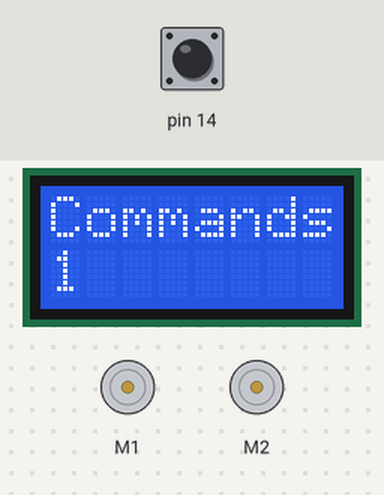
The program below on a simulated Arduino Leonardo, built with avr-gcc and run on an emulated ATmega32U4. On the bench: 8×2 character LCD, 2 × DC motor (green arrow = forward, orange = backward, longer = faster). Inputs (shaded band) come from the test bench; at power-on: pin 14 HIGH. What the program prints to the serial monitor is not drawn.

Above: at 1.2 s.
1.3 s: pin 14 pulled LOW for 0.15 s
At 2.4 s:
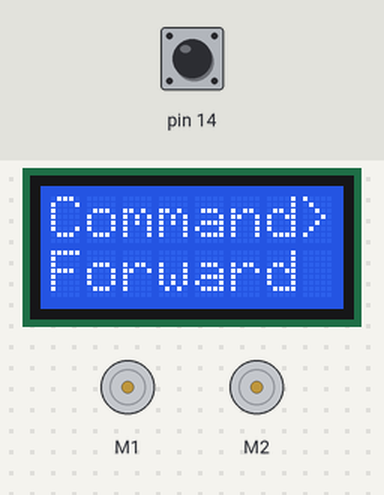
3.0 s: pin 14 pulled LOW for 1 s
At 4.9 s:
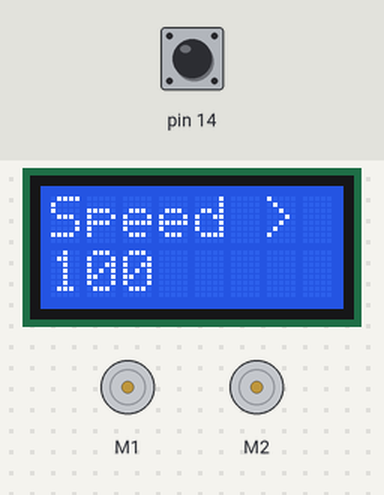
5.5 s: pin 14 pulled LOW for 3.2 s
At 9.6 s:
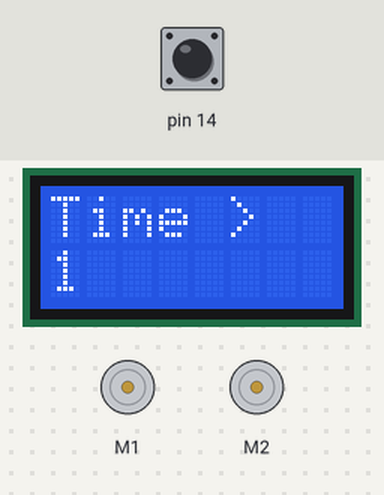
11.7 s: pin 14 pulled LOW for 0.15 s
At 12.4 s:
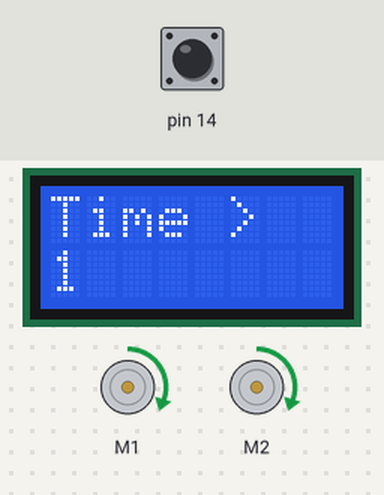
14.7 s: pin 14 pulsed LOW 5 times (0.12 s each, 0.3 s apart)
At 18.3 s:
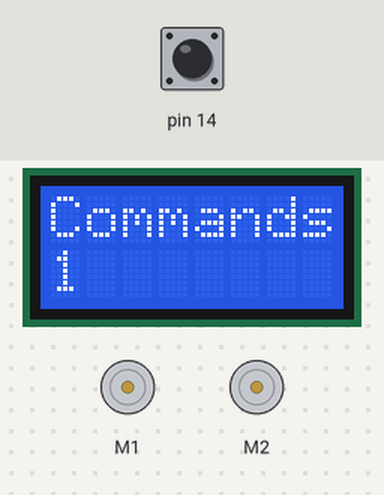
Timing chart, 0 to 18.7 s (numbered marks = the images above; inputs shaded):
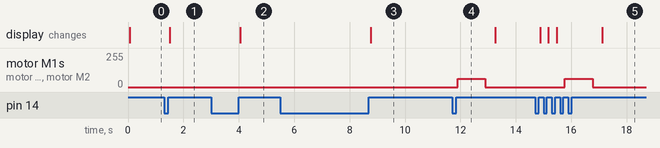

The program:

main.cpp
```cpp
#include <Wire.h>
#include <Zumo32U4.h>


// instanciate the different Zumo classes
Zumo32U4Buzzer buzzer;
Zumo32U4Motors motors;
Zumo32U4LCD lcd;
Zumo32U4Encoders encoders;
Zumo32U4ButtonA buttonA;
Zumo32U4ButtonB buttonB;
Zumo32U4ButtonC buttonC;

int accCountsR = 0;
int commandSelected = 0; // 0 -> F, 1 -> backwards, 2 -> right, 3 -> left
int speedSelected = 100; // A speed between 0 and 400
int timeSelected = 1; // Seconds the command should run
int actualStage = 0; // The current stage of the Rover
int nCommands = 1; //Number of commands
int iterations = 0; //Iterations of stage 1,2 and 3

void readEncoder() {
  accCountsR += encoders.getCountsAndResetRight(); //accCountsR = accCountsR + encoders.getCountsAndResetRight();
}

void beep() {
  buzzer.playNote(NOTE_A(4), 20, 15);
}

void LCD_stage0(int numberOfCommands) {

  String amountOfCommands = String(numberOfCommands);


  if (numberOfCommands > 15 || numberOfCommands < 1) amountOfCommands = "Error";


  lcd.clear();
  lcd.print("Commands");
  lcd.gotoXY(0,1);
  lcd.print(amountOfCommands);
}

void stage0() {

  readEncoder(); //Read encoder to change number of commands

  if (accCountsR > 100) {
          beep();
          nCommands += 1;
          accCountsR -= 100;
          if (commandSelected > 15) commandSelected = 1;
       } else if (accCountsR < -100) {
        beep();
        nCommands -= 1;
        accCountsR += 100;
          if (nCommands < 1) nCommands = 15;
       }
  // Show number of commands on display
  LCD_stage0(nCommands);

  //Move on to the next stage, if a button is pressed
  if (buttonA.isPressed()) {
          actualStage = 1;
          buttonA.waitForRelease();
        }
}

void LCD_stage1(int command) {
  String nameCommand;
  switch (command) {
    case 0:
    nameCommand = "Forward";
    break;

    case 1:
    nameCommand = "Backward";
    break;

    case 2:
    nameCommand = "Right";
    break;

    case 3:
    nameCommand = "Left";
    break;

    default:
    nameCommand = "Error";
  }

  lcd.clear();
  lcd.print("Command>");
  lcd.gotoXY(0,1);
  lcd.print(nameCommand);
}

void stage1() {
      // Stage 1 --> select command

         // read the encoders (function)
        readEncoder();

         // if it's larger or lower than threshold then
            // increment or decrement the selected command
       if (accCountsR > 100) {
          beep();
          commandSelected += 1;
          accCountsR -= 100;
          if (commandSelected > 3) commandSelected = 0;
       } else if (accCountsR < -100) {
        beep();
        commandSelected -= 1;
        accCountsR += 100;
          if (commandSelected < 0) commandSelected = 3;
       }

       Serial.println("Counts: " + String(accCountsR) + "\n" + "Command: " + String(commandSelected));

        //Show it on the screen
            //Title
            //In which command we are
        LCD_stage1(commandSelected);


        //Until button pressed?
            //if yes I jump to the next stage and store the command
        if (buttonA.isPressed()) {
          actualStage = 2;
          buttonA.waitForRelease();
        }
}

void LCD_stage2(int speed) {
  String nameSpeed;
  switch (speed) {
    case 50:
    nameSpeed = "50";
    break;

    case 100:
    nameSpeed = "100";
    break;

    case 150:
    nameSpeed = "150";
    break;

    case 200:
    nameSpeed = "200";
    break;

    case 250:
    nameSpeed = "250";
    break;

    case 300:
    nameSpeed = "300";
    break;

    case 350:
    nameSpeed = "350";
    break;

    case 400:
    nameSpeed = "400";
    break;

    default:
    nameSpeed = "Error";
  }

  lcd.clear();
  lcd.print("Speed >");
  lcd.gotoXY(0,1);
  lcd.print(nameSpeed);
}

void stage2() {
          // read the encoders (same function)
       readEncoder();

        // if it's larger or lower than threshold then
            // increment or decrement the selected speed
         if (accCountsR > 100) {
           speedSelected += 50;
           beep();
           accCountsR -= 100;
           if (speedSelected > 400) speedSelected = 50;
         } else if (accCountsR < -100) {
            speedSelected -= 50;
            beep();
            accCountsR += 100;
            if (speedSelected < 50) speedSelected = 400;
         }

        //Show the Speed on the screen
        LCD_stage2(speedSelected);

        //Until button pressed?
            //if yes I jump to the next stage and store the command
        if (buttonA.isPressed()) {
          actualStage = 3;
          buttonA.waitForRelease();
        }

}

void LCD_stage3(int time) {

  String nameTime = String(time);


  if (time > 15 || time < 1) nameTime = "Error";


  lcd.clear();
  lcd.print("Time >");
  lcd.gotoXY(0,1);
  lcd.print(nameTime);
}

void stage3() {
   //Read encoders
   readEncoder();

   //if it is larger or lower than threshold do
      //increment or decrement the selected time
    if (accCountsR > 100) {
        timeSelected += 1;
        beep();
        accCountsR -= 100;
        if (timeSelected > 15) timeSelected = 1;
    } else if (accCountsR < -100) {
        timeSelected -= 1;
        beep();
        accCountsR += 100;
        if (timeSelected < 1) timeSelected = 1;
    }

   //Show the time  on the display
    LCD_stage3(timeSelected);

   //Until button is pressed, wait further
    if (buttonA.isPressed()) {
      actualStage = 4;
      buttonA.waitForRelease();
    }
}

void stage4() {
  // run the command
  for (int i = 0; i < nCommands; i++) {

  switch (commandSelected) {
    case 0:
    Serial.println("Case 0");
    motors.setSpeeds(speedSelected,speedSelected);
    delay(timeSelected * 1000);
    motors.setSpeeds(0,0);
    break;

    case 1:
    Serial.println("Case 1");
    motors.setSpeeds(-speedSelected,-speedSelected);
    delay(timeSelected * 1000);
    motors.setSpeeds(0,0);
    break;

    case 2:
    Serial.println("Case 2");
    motors.setSpeeds(-speedSelected,speedSelected);
    delay(timeSelected * 1000);
    motors.setSpeeds(0,0);
    break;

    case 3:
    Serial.println("Case 3");
    motors.setSpeeds(speedSelected,-speedSelected);
    delay(timeSelected * 1000);
    motors.setSpeeds(0,0);
    break;

    default:
    Serial.println("Something went wrong in stage 3");
    lcd.clear();
    lcd.print("SomeTINK");
    lcd.gotoXY(0,1);
    lcd.print("WRONG!!!");
  }
  }

  // Reset the encoder
  accCountsR = encoders.getCountsAndResetRight();
  accCountsR = 0;

  //Add a delay before next command
  delay(300);

  //Set the actualStage to 0, to reset the program
  actualStage = 0;

}


void setup() {
  Serial.begin(9600);
}


void loop() {

      // stage0 --> select number of commands
        if (actualStage == 0) {
          stage0(); // Catch the const for the array
          delay(50);
        }

      // Stage1 -> Select command
        if (actualStage == 1) {
        stage1();
        delay(50);
        }

    // stage 2 --> Select speeed
        if (actualStage == 2) {
          stage2();
          delay(50);
        }

    // stage 3 --> Select time
        if (actualStage == 3) {
          stage3();
          delay(50);
        }

    // Stage 4 --> Run the program
        if(actualStage == 4) {
          Serial.println("Im in stage 3!");
          stage4();
          delay(50);
        }


}
```

Measured:
- after the input at 1.3 s, the display: changes after 0.21 s (image 1)
- after the input at 3.0 s, the display: changes after 1.1 s (image 2)
- after the input at 5.5 s, the display: changes after 3.3 s (image 3)
- after the input at 11.7 s, motor M1, motor M2: stopped → forward 63/255 after 0.20 s, → stopped 1.0 s later
- after the input at 14.7 s, motor M1, motor M2: stopped → forward 63/255 after 1.1 s, → stopped 1.0 s later; the display: first changes after 0.18 s (image 5 shows a later state)
